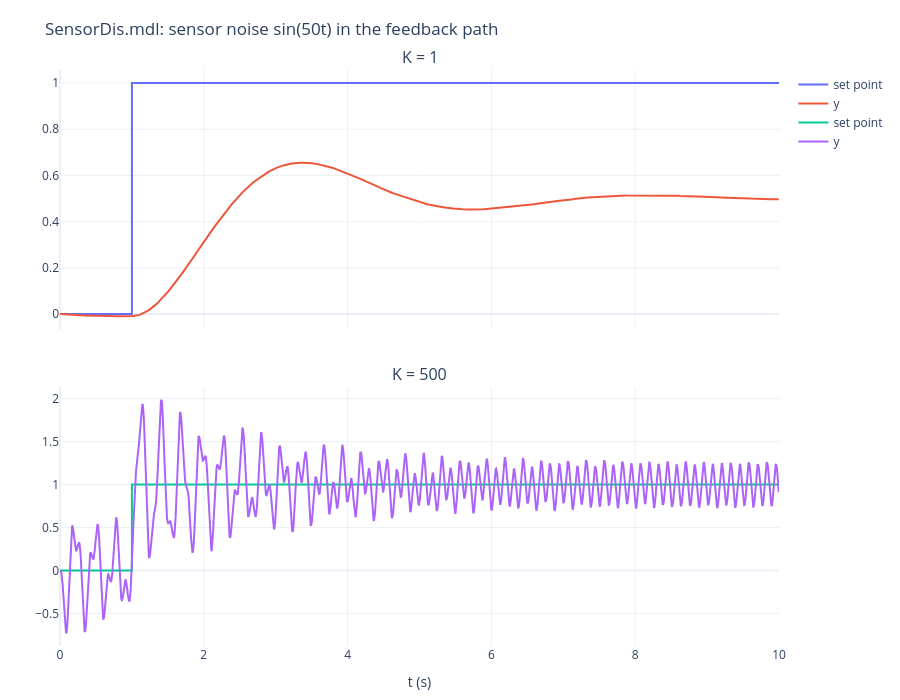

The cell this chart's notebook holds for it:
### Markdown cell above
## 2. 感測器雜訊 `SensorDis.mdl`

兩個 P 控制迴路，回授訊號加上感測器雜訊 $n(t)=\sin 50t$：$e=r-(y+n)$，增益分別為 $K=1$ 與 $K=500$。
從雜訊到輸出的轉移函數是 $-\dfrac{K}{s^2+s+1+K}$：

* $K=1$：穩態 $y=\dfrac{1}{2}$，雜訊幅度 $\dfrac{1}{|2-2500+50j|}\approx0.0004$；
* $K=500$：穩態 $y=\dfrac{500}{501}\approx0.998$（穩態誤差小），但雜訊幅度 $\dfrac{500}{|501-2500+50j|}\approx0.25$。

### Code cell
noise = lambda t: np.sin(50 * t)                                      # Sine Wave：Frequency 50 rad/s


def sensor_loop(K, nz):
    def rhs(t, x):
        e = r(t) - (P.y(x) + nz(t))                                   # Sum1 = y + 雜訊，Sum "|+-"
        return P.dx(x, K * e)
    t, X = simulate(rhs, np.zeros(P.n), 10, breaks=(1,), dt=0.002, max_step=0.002)
    return t, P.C @ X


panels = {}
for K in (1, 500):
    t, y = sensor_loop(K, noise)
    _, y0 = sensor_loop(K, lambda t: 0.0)                             # 同一迴路不加雜訊；線性系統 → 兩者之差＝雜訊造成的輸出
    m = t >= 8
    a, b = np.linalg.lstsq(np.c_[np.sin(50 * t[m]), np.cos(50 * t[m])], (y - y0)[m], rcond=None)[0]
    th = K / abs(K + 1 - 2500 + 50j)
    print(f"SensorDis K = {K:3d}: noise amplitude in y = {np.hypot(a, b):.4f} (theory {th:.4f}), DC level -> {K / (K + 1):.3f}")
    panels[f"K = {K}"] = [("set point", sp(t)), ("y", y)]
scope(t, panels, "SensorDis.mdl: sensor noise sin(50t) in the feedback path", npts=1700)

### Figure 1 — Plotly figure (JSON) as saved in the notebook; plotly's stock layout.template omitted (floating-point values rounded to 4 significant figures; data arrays with more than 128 entries replaced by an {"elided": "..."} marker saying what was removed)
{"data": [{"mode": "lines", "name": "set point", "type": "scatter", "x": [0, 1.0, 1.0, 10.0], "xaxis": "x", "y": [0, 0, 1, 1], "yaxis": "y"}, {"mode": "lines", "name": "y", "type": "scatter", "x": {"elided": "1667 float values"}, "xaxis": "x", "y": {"elided": "1667 float values"}, "yaxis": "y"}, {"mode": "lines", "name": "set point", "type": "scatter", "x": [0, 1.0, 1.0, 10.0], "xaxis": "x2", "y": [0, 0, 1, 1], "yaxis": "y2"}, {"mode": "lines", "name": "y", "type": "scatter", "x": {"elided": "1667 float values"}, "xaxis": "x2", "y": {"elided": "1667 float values"}, "yaxis": "y2"}], "layout": {"annotations": [{"font": {"size": 16}, "showarrow": false, "text": "K = 1", "x": 0.5, "xanchor": "center", "xref": "paper", "y": 1.0, "yanchor": "bottom", "yref": "paper"}, {"font": {"size": 16}, "showarrow": false, "text": "K = 500", "x": 0.5, "xanchor": "center", "xref": "paper", "y": 0.45, "yanchor": "bottom", "yref": "paper"}], "height": 700, "margin": {"b": 50, "l": 60, "r": 20, "t": 70}, "title": {"text": "SensorDis.mdl: sensor noise sin(50t) in the feedback path"}, "xaxis": {"anchor": "y", "domain": [0.0, 1.0], "matches": "x2", "showticklabels": false}, "xaxis2": {"anchor": "y2", "domain": [0.0, 1.0], "title": {"text": "t (s)"}}, "yaxis": {"anchor": "x", "domain": [0.55, 1.0]}, "yaxis2": {"anchor": "x2", "domain": [0.0, 0.45]}}}
